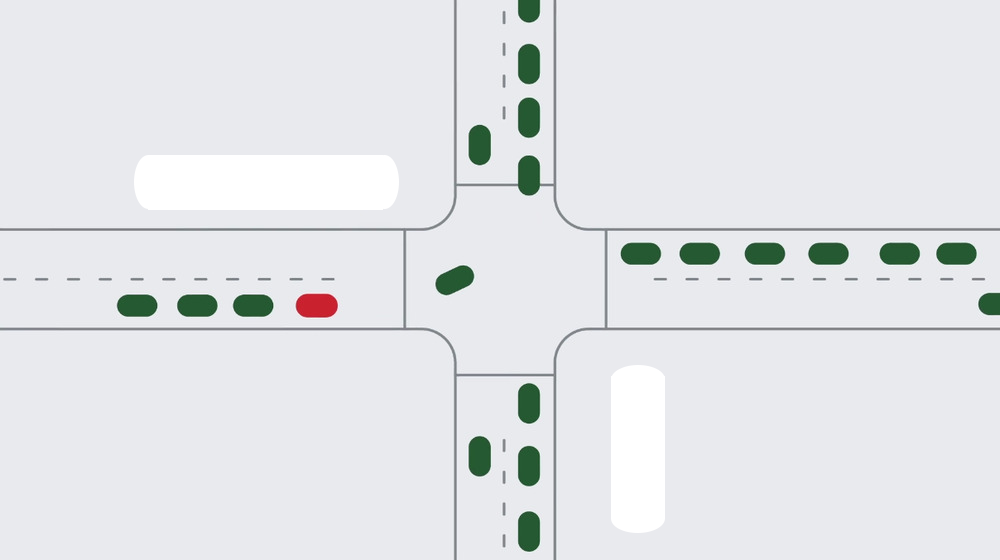
#> input picture image/general.png, 1000 x 560 px
$ python main.py
#> lines starting #> are read from the running program, lines starting #| are printed output that depends on the picture
import os
import random
import time

from PIL import Image, ImageDraw, ImageFont

general = Image.open("./image/general.png")
#> general is the input picture: PIL image 1000x560 RGB; mean R, G, B 227, 229.1, 231.8
ewg = Image.open("./image/ewg.png")
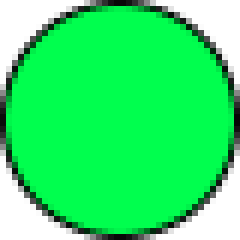
#> input picture image/ewg.png, 40 x 40 px (shown 6 times larger)
#> ewg is the input picture: PIL image 40x40 RGB; mean R, G, B 55.1, 235.2, 110.2
ewr = Image.open("./image/ewr.png")
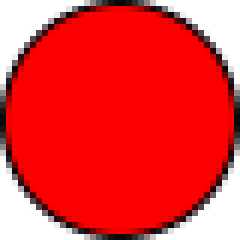
#> input picture image/ewr.png, 40 x 40 px (shown 6 times larger)
#> ewr is the input picture: PIL image 40x40 RGB; mean R, G, B 235.2, 55.1, 55.1
nslg = Image.open("./image/nslg.png")
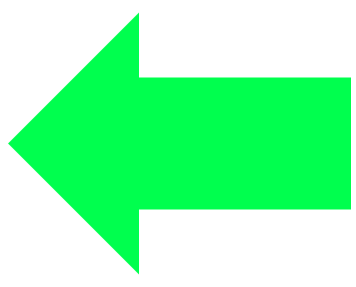
#> input picture image/nslg.png, 356 x 287 px
#> nslg is the input picture: PIL image 356x287 RGB; mean R, G, B 142.4, 255, 176.8
nslr = Image.open("./image/nslr.png")
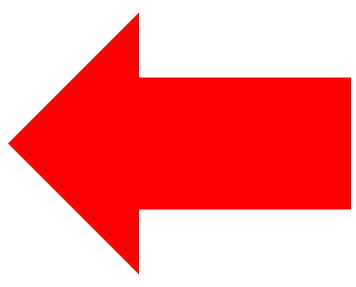
#> input picture image/nslr.png, 356 x 287 px
#> nslr is the input picture: PIL image 356x287 RGB; mean R, G, B 255, 142.4, 142.4
nsrg = Image.open("./image/nsrg.png")
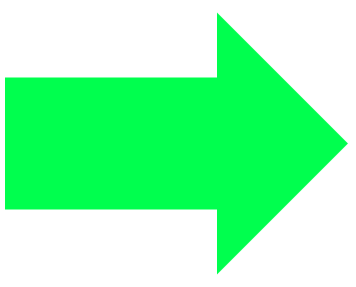
#> input picture image/nsrg.png, 356 x 287 px
#> nsrg is the input picture: PIL image 356x287 RGB; mean R, G, B 142.4, 255, 176.8
#> (the run stopped early here; a loop or call above may not have finished)
